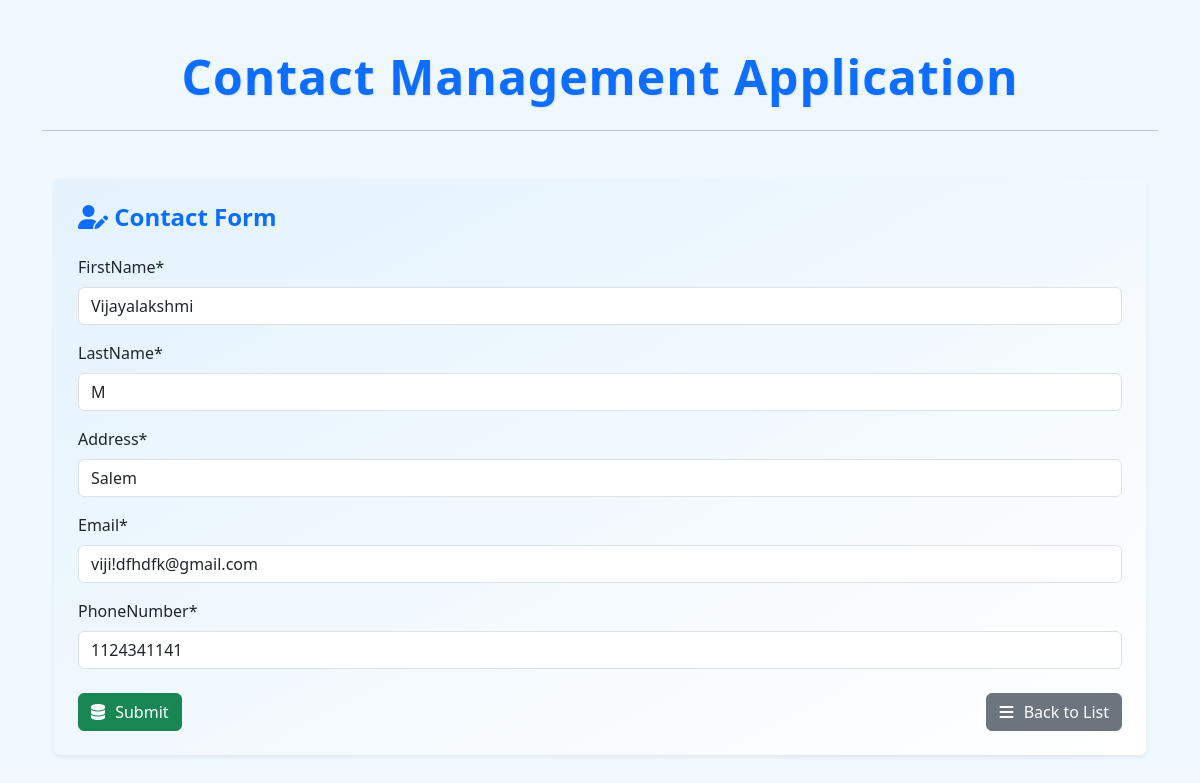
Page /contacts/15/ on the committed database.
### contacts/models.py (models this page shows, shortened)
class ContactDetails(models.Model):
    ID = models.BigAutoField(primary_key=True)
    FirstName = models.CharField(max_length=200)
    LastName = models.CharField(max_length=200)
    Address = models.CharField(max_length=200)
    Email = models.EmailField(max_length=200, unique=True)
    PhoneNumber = models.CharField(max_length=10, unique=True)
    class Meta:
        unique_together = ('FirstName','LastName')

### contacts/views.py (the view, shortened to what this page needs)
# urls.py: path('',views.contact_form,name='contact_insert'), #get and post req for insert
def contact_form(request, id=0):
    if request.method == "GET":
        if id == 0:
            form = ContactForm()
        else:
            contact = get_object_or_404(ContactDetails, pk=id)
            form = ContactForm(instance=contact)
        return render(request, "contact_details/contact_form.html", {'form': form})

### contacts/forms.py (shortened to what this page needs)
class ContactForm(forms.ModelForm):
    class Meta:
        model = ContactDetails
        fields = '__all__'

### contacts/templates/contact_details/contact_form.html (shortened to what this page needs)
{% extends "contact_details/base.html" %}
{% load crispy_forms_tags %}
{% block content %}
<div class="container mt-5">
  <div class="card-sky shadow-sm p-4 rounded">
    <h4 class="mb-4 text-primary fw-semibold">
      <i class="fas fa-user-edit"></i> Contact Form
    </h4>
    <form method="post" autocomplete="off">
      {{ form|crispy }}
      <div class="row mt-4">
        <div class="col-md-12 d-flex justify-content-between">
          <button type="submit" class="btn btn-success">
            <i class="fas fa-database"></i> Submit
          </button>
          <a href="{% url 'contact_list' %}" class="btn btn-secondary">
            <i class="fas fa-bars"></i> Back to List
          </a>
        </div>
      </div>
    </form>
  </div>
</div>
{% endblock content %}

### contacts/templates/contact_details/base.html (style rules this page uses)
body { background-color: #f1f5f9; }
.form-control { border-radius: 6px; }
.btn i { margin-right: 4px; }
body { background-color: #f0f8ff; font-family: 'Segoe UI', sans-serif; }
.card-sky { background: linear-gradient(to bottom right, #e3f2fd, #ffffff); padding: 24px; border-radius: 12px; box-shadow: 0 4px 12px rgba(0, 0, 0, 0.05); }
.btn i { margin-right: 6px; }

### rows in the picture
ContactDetails: FirstName "Vijayalakshmi", LastName "M", Address "Salem", Email "viji!dfhdfk@gmail.com", PhoneNumber "1124341141"
